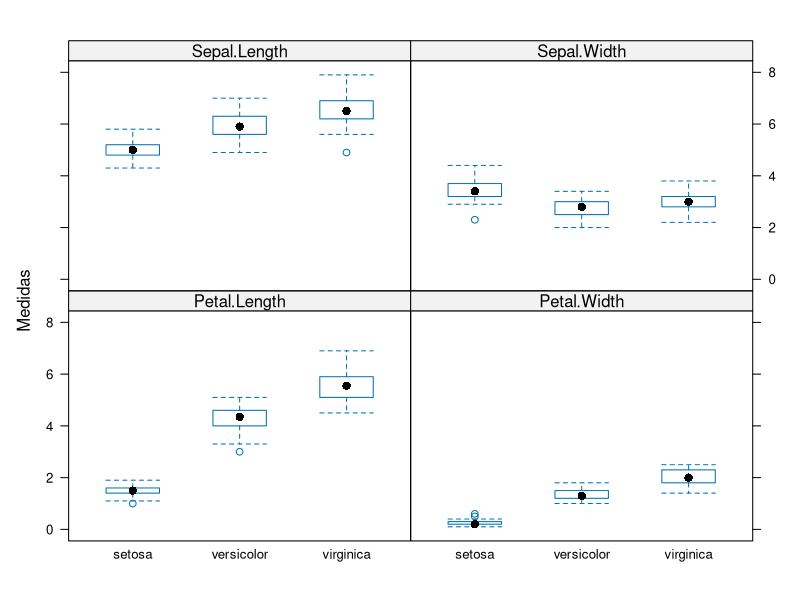
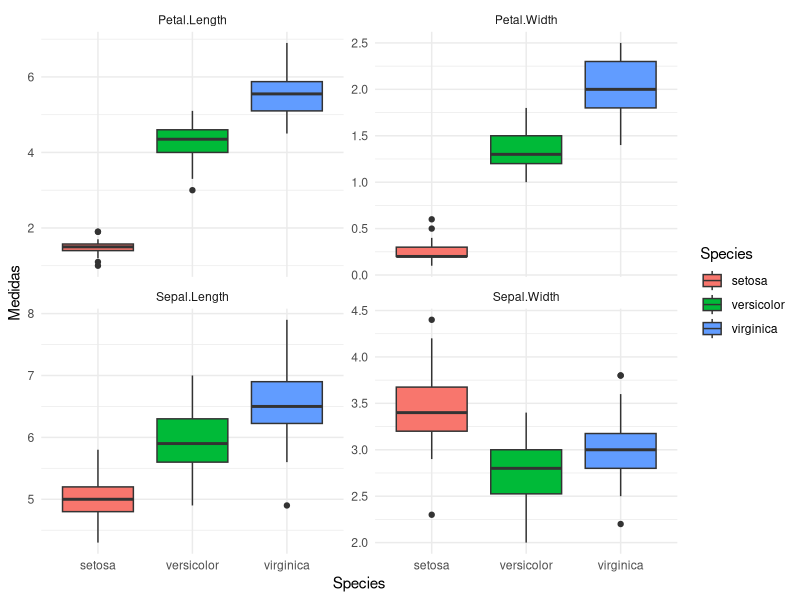
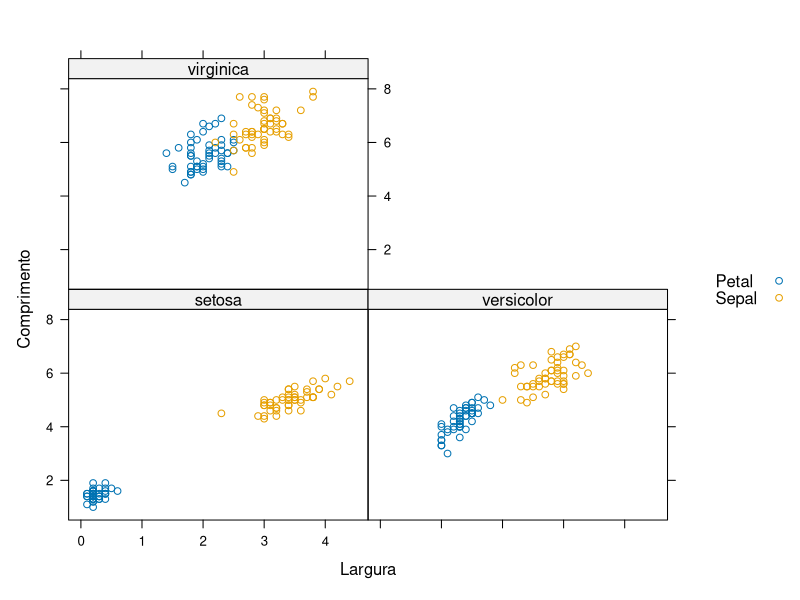
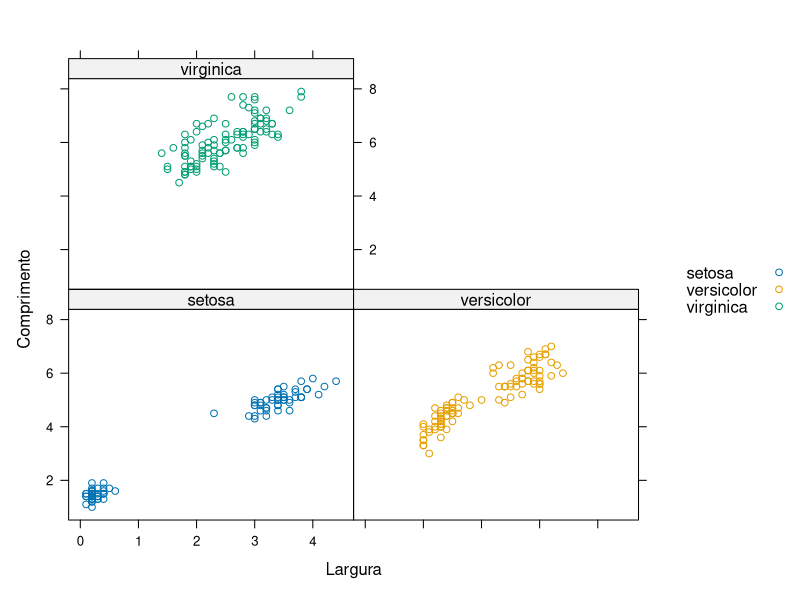
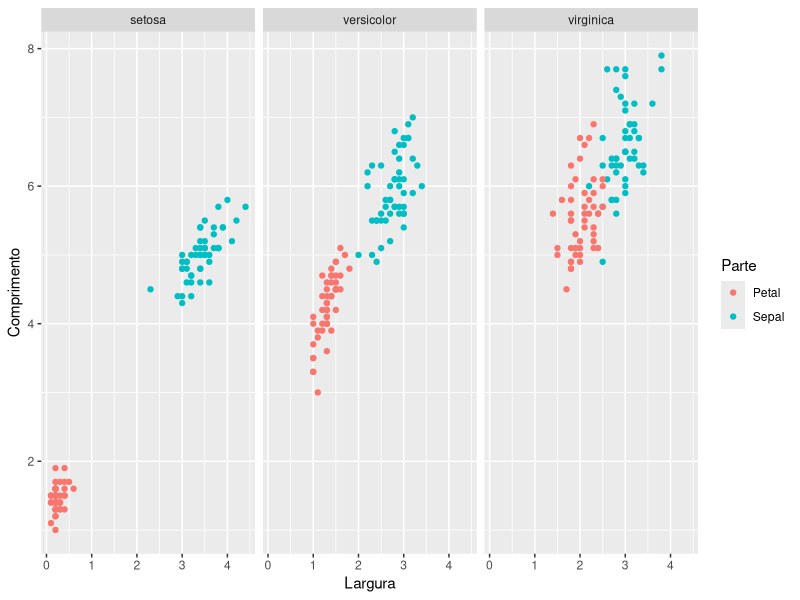

Write R code to recreate these figures, in order.
# Remodelagem de Dados com reshape e reshape2


# Configurando o diretório de trabalho
setwd("C:/Users/Julia/Desktop/CienciaDeDados/1.Big-Data-Analytics-com-R-e-Microsoft-Azure-Machine-Learning/7.Manipulacao-de-Dados-com-R")
getwd()



# O reshape() serve para visualizarmos os dados de várias formas ou angulos diferentes



# Instalando e carregando pacotes

install.packages("reshape2")

library(reshape2)

library(lattice)  # gerar gráficos
library(ggplot2)  # gerar gráficos



# Pivot (transposta da Matriz) - relembrando

View(mtcars)
View(t(mtcars))



# Reshape

# analisando df iris

View(iris)
str(iris)


# Distribuindo os dados verticalmente (long)

# A função reshape() é usada para transformar o conjunto de dados de um formato "wide" (largo) para um formato "long" (longo). Isso é feito para tornar mais fácil a análise posterior do conjunto de dados.

# - data: o conjunto de dados a ser transformado
# - varying: uma lista de variáveis que devem ser transformadas (no caso, as variáveis de 1 a 4)
# - v.names: o nome da nova variável que será criada (no caso, "Medidas")
# - timevar: o nome da variável que contém as informações de tempo ou dimensão (no caso, "Dimensoes")
# - times: os valores únicos da variável "timevar" (no caso, os nomes das variáveis de 1 a 4)
# - idvar: as variáveis de identificação que não devem ser transformadas (no caso, "ID")
# - direction: a direção da transformação, que pode ser "wide" ou "long" (no caso, "long")

iris_modif <- reshape(iris,
                      varying = 1:4,
                      v.names = "Medidas",
                      timevar = "Dimensoes",
                      times = names(iris)[1:4],
                      idvar = "ID",
                      direction = "long")

View(iris_modif)
str(iris_modif)


# Gerando gráfico boxplot

# temos duas variáveis (Medidas e Species) e estamos buscando uma relação entre as duas.
# o resultado desta relação nós relacionamos então com a variável Dimensoes

bwplot(Medidas ~ Species | Dimensoes, data = iris_modif)                # lattice

ggplot(iris_modif, aes(x = Species, y = Medidas, fill = Species)) +     # ggplot
  geom_boxplot() +
  facet_wrap(~Dimensoes, scales = "free_y") +
  theme_minimal()



# exemplo 2

# - Função reshape() para transformar o conjunto de dados "iris" de um formato "wide" para um formato "long".
# - A diferença entre o conjunto de dados original e o modificado é que as colunas "Sepal.Length", "Sepal.Width",
#   "Petal.Length" e "Petal.Width" são divididas em duas colunas cada: "Comprimento" e "Largura". A primeira coluna
#   representa o comprimento da parte da flor (Sépala ou Pétala) e a segunda coluna representa a largura dessa mesma parte.

# - O argumento varying é uma lista que especifica as colunas a serem usadas para criar as novas colunas "Comprimento"
#   e "Largura". No caso, a primeira coluna da lista (c(1, 3)) se refere às colunas "Sepal.Length" e "Petal.Length" e a
#   segunda coluna (c(2, 4)) se refere às colunas "Sepal.Width" e "Petal.Width".

# - O argumento v.names é um vetor que especifica os nomes das novas colunas criadas a partir das colunas especificadas em
#   varying. No caso, "Comprimento" e "Largura".
# - O argumento timevar especifica o nome da nova coluna que será criada para armazenar os nomes das colunas originais
#   especificadas em varying. Neste caso, "Parte".
# - O argumento times é um vetor que especifica os valores que serão armazenados na coluna criada por timevar. Neste caso,
#  "Sepal" e "Petal".
# - O argumento idvar especifica o nome da coluna que será usada para identificar as observações. Neste caso, "ID".
# - O argumento direction especifica se a transformação é de formato "wide" para "long" ou vice-versa. Neste caso, de
#   "wide" para "long".

iris_modif2 <- reshape(iris,
                       varying = list(c(1, 3), c(2, 4)),
                       v.names = c('Comprimento', 'Largura'),
                       timevar = 'Parte',
                       times = c('Sepal', 'Petal'),
                       idvar = 'ID',
                       direction = 'long')

View(iris_modif2)
str(iris_modif2)


# Gerando gráfico de dispersão

# Sobre as variáveis: diz quais colunas do dataframe correspondem aos eixos x e y, e qual coluna deve ser usada
# para codificar a cor dos pontos


xyplot(Comprimento ~ Largura | Species, data = iris_modif2,               # lattice
       groups = Parte, auto.key = list(space = "right"))

xyplot(Comprimento ~ Largura | Species, data = iris_modif2,               # lattice
       groups = Species, auto.key = list(space = "right"))


ggplot(iris_modif2, aes(x = Largura, y = Comprimento, color = Parte)) +   # ggplot
  geom_point() +
  facet_wrap(~ Species) +
  theme(legend.position = "right")





# Reshape2


# Criando um dataframe

df <- data.frame(nome = c("Zico", "Pele"),
                 chuteira = c(40, 42),
                 idade = c(34, NA),
                 peso = c(93, NA),
                 altura = c(175, 178))

df


# "Derretendo" o dataframe df com a Função melt(). "Derreter" (ou "meltar") um dataframe significa transformá-lo de um 
#  formato amplo (wide) para um formato longo (long).

# No formato wide, cada linha do dataframe contém informações completas sobre uma única observação, com diferentes variáveis
# representadas em diferentes colunas. Por outro lado, no formato longo, cada linha do dataframe contém informações sobre
# apenas uma variável, com as observações correspondentes distribuídas em diferentes linhas.


# - Função melt() do pacote reshape2 usada para transformar o data frame df de formato wide (ou seja, com várias colunas)
#   para long (ou seja, com menos colunas, mas mais linhas). O argumento id é usado para indicar quais colunas não devem
#   ser transformadas em variáveis e mantidas como identificadores. 
#   No caso, as colunas nome e chuteira são mantidas como identificadores, enquanto as colunas idade, peso e altura são
#   transformadas em variáveis.

df_long <- melt(df, id = c('nome', 'chuteira'))
df_long


# Removendo NA utilizando a mesma função melt()

df_long <- melt(df, id = c('nome', 'chuteira'), na.rm = TRUE)
df_long


# "Esticando" o dataframe

# - Função dcast() permite transformar um dataframe de formato longo para um formato wide, ou seja, transformar valores
#   únicos de variáveis em colunas.
# - No exemplo, o dataframe df_long está em formato longo, com as variáveis variable e value.
#   A fórmula nome + chuteira ~ variable especifica que as colunas chuteira e nome são as variáveis que devem ser
#   preservadas (identificadores únicos) e que a variável variable deve ser usada para criar novas colunas no formato wide.

dcast(df_long, formula = nome + chuteira ~ variable)

dcast(df_long, formula = nome ~ variable)

dcast(df_long, formula = ... ~ variable)                # ... pega 'todas' as colunas



# Aplicando o reshape2


names(airquality) <- tolower(names(airquality))    # renomeando colunas de airquality para minúsculas

dim(airquality)
View(airquality)


# Função melt() - long

# - A função melt() é utilizada para "derreter" um df, isto é, transformá-lo de um formato "wide" para um formato "long".
#   Isso é feito transformando as variáveis de colunas para linhas, preservando uma ou mais variáveis identificadoras.

# - No caso específico deste exemplo, o dataframe airquality possui 6 colunas: Ozone, Solar.R, Wind, Temp, Month, e Day.
#   A função melt() transforma estas colunas em duas novas colunas: variable e value, onde a coluna variable corresponde 
#   ao nome das variáveis originais que foram "derretidas" e a coluna value corresponde aos valores destas variáveis.


df_airquality <- melt(airquality)

dim(df_airquality)
View(df_airquality)



# Mantendo duas variáveis

# - A função melt() irá transformar todas as colunas de airquality que não são identificadores (month e day) em uma única
#   coluna chamada variable, e os valores correspondentes a essas colunas em outra coluna chamada value.
# - id e id.vars mesma coisa

df_airquality2 <- melt(airquality, id.vars = c('month', 'day'))

dim(df_airquality2)
View(df_airquality2)

# alterando nome das colunas/variáveis

df_airquality2 <- melt(airquality, id.vars = c('month', 'day'),
                       variable.name = "climate_variable", value.name = "climate_value")

View(df_airquality2)



# Função dcast() - wide

df_long <- melt(airquality, id.vars = c('month', 'day'))

View(df_long)

df_airquality_wide <- dcast(df_long, month + day ~ variable)

View(df_airquality_wide)


